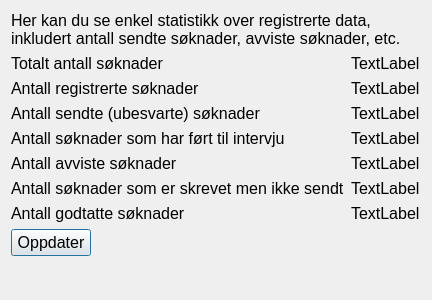
<?xml version="1.0" encoding="UTF-8"?>
<ui version="4.0">
 <class>statistics</class>
 <widget class="QDialog" name="statistics">
  <property name="geometry">
   <rect>
    <x>0</x>
    <y>0</y>
    <width>432</width>
    <height>300</height>
   </rect>
  </property>
  <property name="windowTitle">
   <string>Statistikk over data</string>
  </property>
  <layout class="QFormLayout" name="formLayout">
   <item row="0" column="0" colspan="2">
    <widget class="QLabel" name="labelInfo">
     <property name="font">
      <font>
       <family>Arial</family>
       <pointsize>12</pointsize>
      </font>
     </property>
     <property name="text">
      <string>Her kan du se enkel statistikk over registrerte data, inkludert antall sendte søknader, avviste søknader, etc.</string>
     </property>
     <property name="wordWrap">
      <bool>true</bool>
     </property>
    </widget>
   </item>
   <item row="1" column="0">
    <widget class="QLabel" name="labelTotal">
     <property name="font">
      <font>
       <family>Arial</family>
       <pointsize>12</pointsize>
      </font>
     </property>
     <property name="text">
      <string>Totalt antall søknader</string>
     </property>
    </widget>
   </item>
   <item row="1" column="1">
    <widget class="QLabel" name="labelTotalValue">
     <property name="font">
      <font>
       <family>Arial</family>
       <pointsize>12</pointsize>
      </font>
     </property>
     <property name="text">
      <string>TextLabel</string>
     </property>
    </widget>
   </item>
   <item row="2" column="0">
    <widget class="QLabel" name="labelRegistered">
     <property name="font">
      <font>
       <family>Arial</family>
       <pointsize>12</pointsize>
      </font>
     </property>
     <property name="text">
      <string>Antall registrerte søknader</string>
     </property>
    </widget>
   </item>
   <item row="2" column="1">
    <widget class="QLabel" name="labelRegisteredValue">
     <property name="font">
      <font>
       <family>Arial</family>
       <pointsize>12</pointsize>
      </font>
     </property>
     <property name="text">
      <string>TextLabel</string>
     </property>
    </widget>
   </item>
   <item row="3" column="0">
    <widget class="QLabel" name="labelSent">
     <property name="font">
      <font>
       <family>Arial</family>
       <pointsize>12</pointsize>
      </font>
     </property>
     <property name="text">
      <string>Antall sendte (ubesvarte) søknader</string>
     </property>
    </widget>
   </item>
   <item row="3" column="1">
    <widget class="QLabel" name="labelSentValue">
     <property name="font">
      <font>
       <family>Arial</family>
       <pointsize>12</pointsize>
      </font>
     </property>
     <property name="text">
      <string>TextLabel</string>
     </property>
    </widget>
   </item>
   <item row="4" column="0">
    <widget class="QLabel" name="labelInterview">
     <property name="font">
      <font>
       <family>Arial</family>
       <pointsize>12</pointsize>
      </font>
     </property>
     <property name="text">
      <string>Antall søknader som har ført til intervju</string>
     </property>
    </widget>
   </item>
   <item row="4" column="1">
    <widget class="QLabel" name="labelInterviewValue">
     <property name="font">
      <font>
       <family>Arial</family>
       <pointsize>12</pointsize>
      </font>
     </property>
     <property name="text">
      <string>TextLabel</string>
     </property>
    </widget>
   </item>
   <item row="5" column="0">
    <widget class="QLabel" name="labelDeclined">
     <property name="font">
      <font>
       <family>Arial</family>
       <pointsize>12</pointsize>
      </font>
     </property>
     <property name="text">
      <string>Antall avviste søknader</string>
     </property>
    </widget>
   </item>
   <item row="5" column="1">
    <widget class="QLabel" name="labelDeclinedValue">
     <property name="font">
      <font>
       <family>Arial</family>
       <pointsize>12</pointsize>
      </font>
     </property>
     <property name="text">
      <string>TextLabel</string>
     </property>
    </widget>
   </item>
   <item row="6" column="0">
    <widget class="QLabel" name="labelWrittenButNotSent">
     <property name="font">
      <font>
       <family>Arial</family>
       <pointsize>12</pointsize>
      </font>
     </property>
     <property name="text">
      <string>Antall søknader som er skrevet men ikke sendt</string>
     </property>
    </widget>
   </item>
   <item row="6" column="1">
    <widget class="QLabel" name="labelWrittenButNotSentValue">
     <property name="font">
      <font>
       <family>Arial</family>
       <pointsize>12</pointsize>
      </font>
     </property>
     <property name="text">
      <string>TextLabel</string>
     </property>
    </widget>
   </item>
   <item row="7" column="0">
    <widget class="QLabel" name="labelAccepted">
     <property name="font">
      <font>
       <family>Arial</family>
       <pointsize>12</pointsize>
      </font>
     </property>
     <property name="text">
      <string>Antall godtatte søknader</string>
     </property>
    </widget>
   </item>
   <item row="7" column="1">
    <widget class="QLabel" name="labelAcceptedValue">
     <property name="font">
      <font>
       <family>Arial</family>
       <pointsize>12</pointsize>
      </font>
     </property>
     <property name="text">
      <string>TextLabel</string>
     </property>
    </widget>
   </item>
   <item row="8" column="0">
    <widget class="QPushButton" name="btnUpdate">
     <property name="font">
      <font>
       <family>Arial</family>
       <pointsize>12</pointsize>
      </font>
     </property>
     <property name="text">
      <string>Oppdater</string>
     </property>
    </widget>
   </item>
  </layout>
 </widget>
 <resources/>
 <connections/>
</ui>
